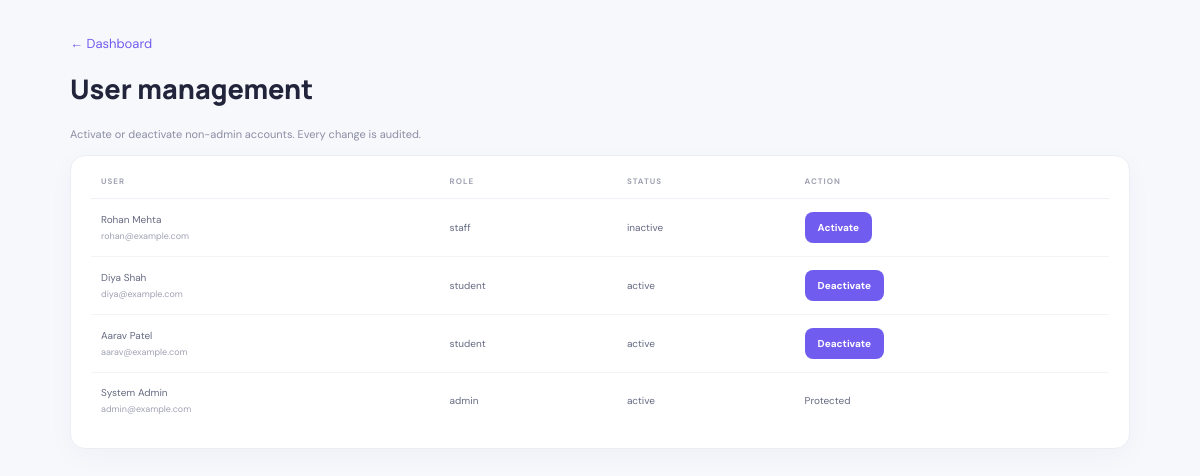
/users.php (signed in), run on the app's committed database.
### tables this page shows
CREATE TABLE users(id INT UNSIGNED AUTO_INCREMENT PRIMARY KEY, full_name VARCHAR(120) NOT NULL, email VARCHAR(190) UNIQUE NOT NULL, password_hash VARCHAR(255) NOT NULL, role ENUM('admin','staff','student') NOT NULL DEFAULT 'student', status ENUM('active','inactive') NOT NULL DEFAULT 'active', created_at TIMESTAMP DEFAULT CURRENT_TIMESTAMP);

### includes/auth.php (called while the page is built, shortened)
<?php
function e(mixed $value): string { return htmlspecialchars((string)$value, ENT_QUOTES | ENT_SUBSTITUTE, 'UTF-8'); }

### users.php (the view, shortened to what this page needs)
<?php
require_once __DIR__.'/db.php';require_once __DIR__.'/includes/auth.php';require_once __DIR__.'/includes/audit.php';requireAdmin();$notice='';
$rows=$conn->query('SELECT id,full_name,email,role,status,created_at FROM users ORDER BY id DESC')->fetch_all(MYSQLI_ASSOC);
?><!doctype html><html lang="en"><head><meta charset="utf-8"><meta name="viewport" content="width=device-width,initial-scale=1"><title>User management</title><link rel="stylesheet" href="assets/style.css"></head><body><main class="standalone"><a href="dashboard.php">← Dashboard</a><h1>User management</h1><p class="muted">Activate or deactivate non-admin accounts. Every change is audited.</p><?php if($notice):?><div class="alert success"><?=e($notice)?></div><?php endif;?><section class="panel"><div class="user-table-wrap"><table><thead><tr><th>USER</th><th>ROLE</th><th>STATUS</th><th>ACTION</th></tr></thead><tbody><?php foreach($rows as $u):?><tr><td><?=e($u['full_name'])?><small class="table-sub"><?=e($u['email'])?></small></td><td><?=e($u['role'])?></td><td><?=e($u['status'])?></td><td><?php if($u['role']!=='admin'):?><form method="post" onsubmit="return confirm('Change user status?')"><input type="hidden" name="id" value="<?=$u['id']?>"><input type="hidden" name="status" value="<?=$u['status']==='active'?'inactive':'active'?>"><button class="btn primary"><?=$u['status']==='active'?'Deactivate':'Activate'?></button></form><?php else:?>Protected<?php endif;?></td></tr><?php endforeach;?></tbody></table></div></section></main></body></html>

### assets/style.css (style rules this page uses)
:root { --ink:#22243b;--muted:#8b8da3;--line:#ececf4;--purple:#705def;--bg:#f7f8fc }
* { box-sizing:border-box }
body { margin:0;background:var(--bg);color:var(--ink);font:13px 'DM Sans',sans-serif }
a { color:#705def;text-decoration:none }
.muted { color:var(--muted);font-size:11px;line-height:1.7;margin-top:8px }
.metric-card,.panel { background:white;border:1px solid var(--line);border-radius:15px;box-shadow:0 8px 28px #25255008 }
.panel { padding:20px;margin-bottom:18px }
.user-table-wrap { overflow-x:auto }
table { border-collapse:collapse;width:100%;text-align:left;white-space:nowrap }
th { font-size:8px;letter-spacing:1px;color:#a0a2b2;padding:0 10px 12px;border-bottom:1px solid #f0f0f6 }
td { font-size:10px;color:#666a82;padding:13px 10px;border-bottom:1px solid #f3f3f8 }
tbody tr:last-child td { border-bottom:0 }
.table-sub { display:block;font-size:9px;color:#a0a2b3;margin-top:4px }
.standalone { max-width:1100px;margin:35px auto;padding:0 20px }
.standalone h1 { font:800 27px Manrope }
.btn { border:0;display:inline-flex;padding:9px 13px;border-radius:8px;font:700 10px 'DM Sans';cursor:pointer }
.btn.primary { background:#705def;color:white }

### data on the page
users: full_name "Rohan Mehta", email "rohan@example.com", role "staff", status "inactive", shows "Activate"
users: full_name "Diya Shah", email "diya@example.com", role "student", status "active", shows "Deactivate"
users: full_name "Aarav Patel", email "aarav@example.com", role "student", status "active", shows "Deactivate"
users: full_name "System Admin", email "admin@example.com", role "admin", status "active", shows "Protected"
